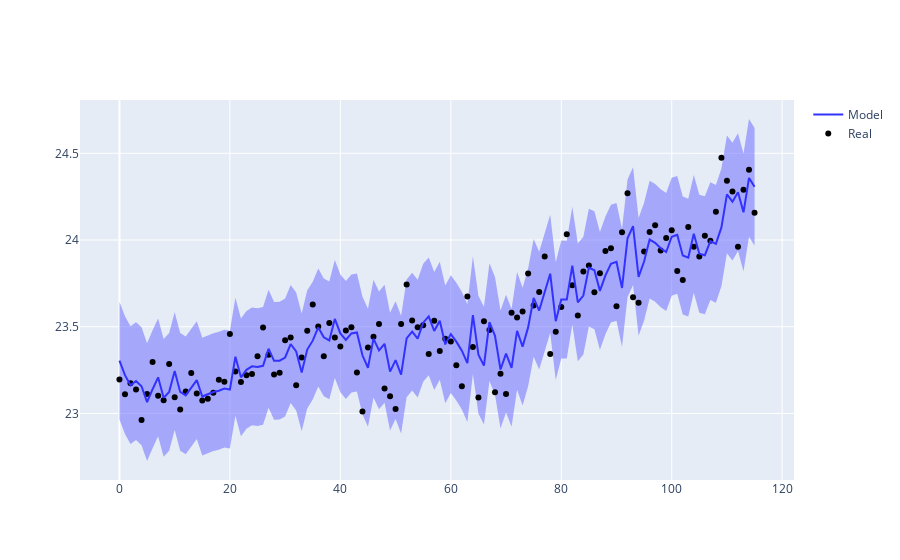

This figure's notebook cell:
### Code cell
# Graficamos Resultados
model = models.load_model('model_1.h5')

Y_1_p = model.predict(tf.convert_to_tensor(X_1), verbose = 0)
rmse_1 = mean_squared_error(Y_1, Y_1_p, squared=False)
mse_1 = mean_squared_error(Y_1, Y_1_p)
mae_1 = mean_absolute_error(Y_1, Y_1_p)
r2_1 = r2_score(Y_1, Y_1_p)
y_train_1_p = model.predict(tf.convert_to_tensor(x_train_1), verbose = 0)
rmse_1_tr = mean_squared_error(y_train_1, y_train_1_p, squared=False)
mse_1_tr = mean_squared_error(y_train_1, y_train_1_p)
mae_1_tr = mean_absolute_error(y_train_1, y_train_1_p)
r2_1_tr = r2_score(y_train_1, y_train_1_p)
y_test_1_p = model.predict(tf.convert_to_tensor(x_test_1), verbose = 0)
rmse_1_te = mean_squared_error(y_test_1, y_test_1_p, squared=False)
mse_1_te = mean_squared_error(y_test_1, y_test_1_p)
mae_1_te = mean_absolute_error(y_test_1, y_test_1_p)
r2_1_te = r2_score(y_test_1, y_test_1_p)

print('RMSE:',rmse_1, rmse_1_tr, rmse_1_te)
print('MSE:',mse_1, mse_1_tr, mse_1_te)
print('MAE:',mae_1, mae_1_tr, mae_1_te)
print('R2:',r2_1, r2_1_tr, r2_1_te)


fig = go.Figure()
fig.add_trace(go.Scatter(y = Y_1_p.reshape(-1)+2*rmse_1, mode = 'lines',line_color='rgba(0,0,0,0)',showlegend=False))
fig.add_trace(go.Scatter(y = Y_1_p.reshape(-1)-2*rmse_1, fill='tonexty', mode = 'lines',line_color='rgba(100,100,255,1)', line_width=0,showlegend=False))
fig.add_trace(go.Scatter(y = Y_1.reshape(-1), name='Real', mode = 'markers', line_color='black'))
fig.add_trace(go.Scatter(y = Y_1_p.reshape(-1), name='Model', line_color='rgb(50,50,255)'))
fig.show()
